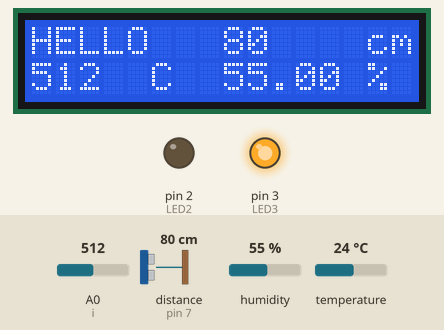
The sketch below on a simulated Arduino Uno, built with avr-gcc and run on an emulated ATmega328P. On the bench: 16×2 character LCD, output pins drawn as LEDs (lit = HIGH). Wiring (inferred from the names in the program): ultrasonic range finder: trigger pin 7; echo pin 7. Inputs (shaded band) come from the test bench; at power-on: distance to the obstacle (sensor on pin 7) 80 cm, humidity 55 %, A0 (i) = 512, temperature 24 °C. The echo pulse lasts 58.3 µs per cm; pins used as bus, display or sensor lines are not drawn; what the sketch prints to the serial monitor is not drawn.

Above: at 1.2 s.
1.3 s: distance to the obstacle (sensor on pin 7) set to 4 cm
At 4.1 s:
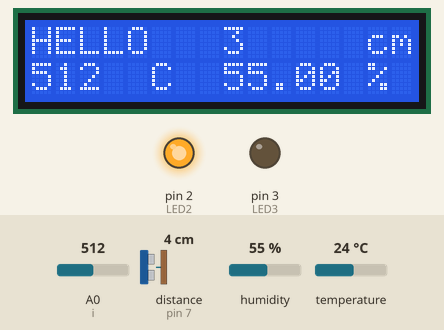
4.4 s: distance to the obstacle (sensor on pin 7) set to 9 cm
At 5.5 s:
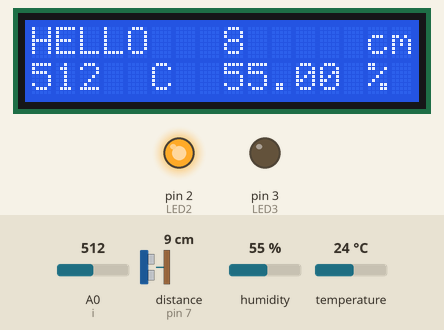
6.1 s: distance to the obstacle (sensor on pin 7) set to 12 cm
At 7.0 s:
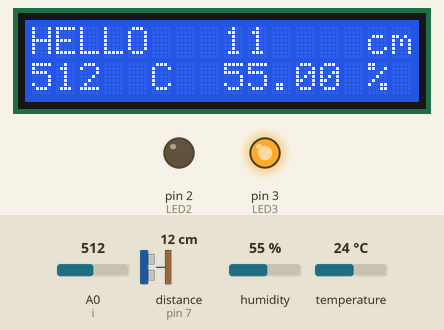
7.9 s: humidity set to 88 %
At 9.5 s:
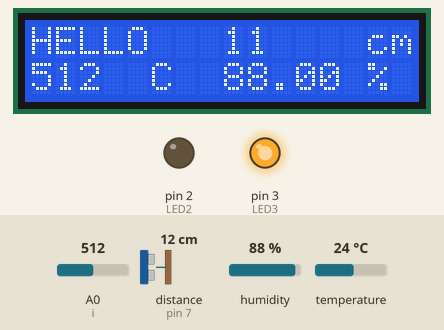
10.1 s: distance to the obstacle (sensor on pin 7) set to 197 cm
At 11.8 s:
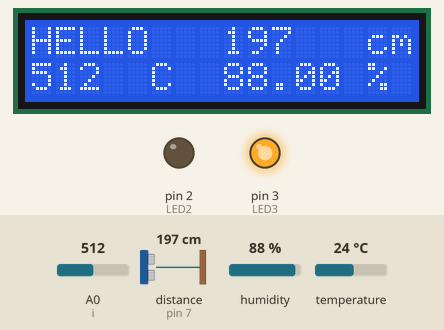
12.4 s: distance to the obstacle (sensor on pin 7) set to 205 cm
At 14.9 s:
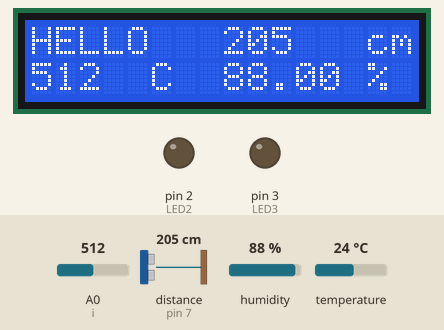
Timing chart, 0 to 16.4 s (numbered marks = the images above; inputs shaded):
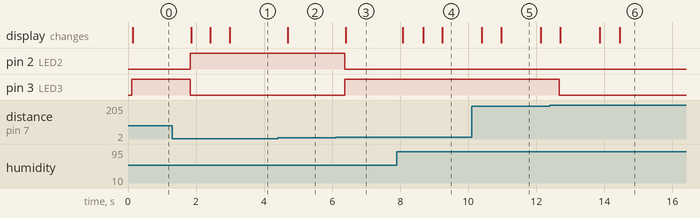

Measured:
- the behaviour switches between 10 and 11 cm on distance to the obstacle (sensor on pin 7) (found by bisection; images 2 and 3)
- the behaviour switches between 199 and 200 cm on distance to the obstacle (sensor on pin 7) (found by bisection; images 5 and 6)
- after the input at 1.3 s, pin 2 (LED2): LOW → HIGH after 0.53 s; pin 3 (LED3): HIGH → LOW after 0.53 s; the display: changes after 0.56 s (image 1)
- after the input at 4.4 s, the display: changes after 0.30 s (image 2)
- after the input at 6.1 s, pin 2 (LED2): HIGH → LOW after 0.27 s; pin 3 (LED3): LOW → HIGH after 0.27 s; the display: changes after 0.30 s (image 3)
- after the input at 7.9 s, the display: changes after 0.17 s (image 4)
- after the input at 10.1 s, the display: first changes after 0.29 s (image 5 shows a later state)
- after the input at 12.4 s, pin 3 (LED3): HIGH → LOW after 0.28 s; the display: changes after 0.31 s (image 6)

The sketch:

C-call-photo.ino
```cpp
//chen2017/12/18
#include <SoftwareSerial.h>
#include <Wire.h>
//#include <Thermistor.h>
//Thermistor temp(0);
#include <LiquidCrystal_I2C.h>
#include <dht.h>
#define dht_dpin 8
dht DHT;
LiquidCrystal_I2C lcd(0x27, 2, 1, 0, 4, 5, 6, 7, 3, POSITIVE);//SDA->A4SCL->A5
SoftwareSerial I2CBT(10,11);//定義PIN10及PIN11分別為RX及TX腳位
//byte serialA;
const int pingPin = 7;
int LED1 = 1;
int LED2 = 2;
int LED3 = 3;
int i= A0;
void setup(){
    Serial.begin(9600);
    I2CBT.begin(9600);
    Serial.println("Humidity and temperature\n\n");
   lcd.begin(16,2);
    /*lcd.backlight();
    delay(250);*/
  lcd.noBacklight();
 //delay(250);
  lcd.backlight();
  lcd.setCursor(0,0);
  lcd.print("HELLO");
 // delay(100);
  pinMode(LED1, OUTPUT);
  pinMode(LED2, OUTPUT);
  pinMode(LED3, OUTPUT);
}
long microsecondsToInches(long microseconds) {
  // According to Parallax's datasheet for the PING))), there are
  // 73.746 microseconds per inch (i.e. sound travels at 1130 feet per
  // second).  This gives the distance travelled by the ping, outbound
  // and return, so we divide by 2 to get the distance of the obstacle.
  // See: http://www.parallax.com/dl/docs/prod/acc/28015-PING-v1.3.pdf
  return microseconds / 74 / 2;
}
long microsecondsToCentimeters(long microseconds) {
  // The speed of sound is 340 m/s or 29 microseconds per centimeter.
  // The ping travels out and back, so to find the distance of the
  // object we take half of the distance travelled.
  return microseconds / 29 / 2;
}
void loop (){
  int d =analogRead(i);
  DHT.read11(dht_dpin);
  lcd.setCursor(0,1);
  //lcd.print(DHT.temperature);
  lcd.print(d);
  //delay(100);
  lcd.setCursor(5,1);
  lcd.print("C");
 // delay(100);
  lcd.setCursor(8,1);
  lcd.print(DHT.humidity);
  lcd.setCursor(14,1);
  lcd.print("%");
  //delay(100);
Serial.print("i ");
Serial.print(i);
Serial.print("Humidity = ");
Serial.print(DHT.humidity);
Serial.print("% ");
Serial.print("temperature = ");
Serial.print(DHT.temperature);
Serial.println("C ");
  //int temperature = temp.getTemp();
   /*byte Data[2];                         //此變數為封包
   byte cmmd[20];
   int insize;
   int i=DHT.temperature;//讀取感應器值
   serialA=I2CBT.read();                 //接收 Android 藍芽資料

   //   將感應器數值包成封包，由於類比腳位的值為0~1023，加上'a'，因此使用了三個Byte來傳送。
   //   readingIR 除以 256 以及對 256 取餘數就是以位元組（8 bits）為單位來拆封包噢！
   Data[0]='a';                    //確認碼
   //Data[1]=readingTemp/256;
   Data[1]=i/256;
   //Data[2]=readingTemp%256;
   Data[2]=i%256;
   Serial.println(i);    //顯示感應器數值
   if (serialA == 49){    //判斷從手機接收到的訊號是否為"49"
   /* 傳送封包 */
  /* for(int j=0;j<2;j++)
     I2CBT.write(Data[j]);
   serialA=0;
   }
   delay(100);*/
  // establish variables for duration of the ping,
  // and the distance result in inches and centimeters:
  long duration, inches, cm;

  // The PING))) is triggered by a HIGH pulse of 2 or more microseconds.
  // Give a short LOW pulse beforehand to ensure a clean HIGH pulse:
  pinMode(pingPin, OUTPUT);
  digitalWrite(pingPin, LOW);
  delayMicroseconds(2);
  digitalWrite(pingPin, HIGH);
  delayMicroseconds(5);
  digitalWrite(pingPin, LOW);
  // The same pin is used to read the signal from the PING))): a HIGH
  // pulse whose duration is the time (in microseconds) from the sending
  // of the ping to the reception of its echo off of an object.
  pinMode(pingPin, INPUT);
  duration = pulseIn(pingPin, HIGH);
  // convert the time into a distance
  inches = microsecondsToInches(duration);
  cm = microsecondsToCentimeters(duration);
  Serial.print(inches);
  Serial.print("in, ");
  Serial.print(cm);
  Serial.print("cm");
  Serial.println();

  if (cm<10){
    lcd.setCursor(9,0);
    lcd.print(" ");
    lcd.setCursor(10,0);
    lcd.print(" ");
     digitalWrite(LED1, LOW);
     digitalWrite(LED2, HIGH);
     digitalWrite(LED3, LOW);
  }else if(cm<100){
    lcd.setCursor(10,0);
    lcd.print(" ");
    digitalWrite(LED1, LOW);
     digitalWrite(LED2, LOW);
     digitalWrite(LED3, HIGH);
  }  else if (cm>200){
   digitalWrite(LED1, HIGH);
   digitalWrite(LED2, LOW);
   digitalWrite(LED3, LOW);
      }
  lcd.setCursor(8,0);
  lcd.print(cm);
  lcd.setCursor(14,0);
  lcd.print("cm");
 // delay(100);
  String a="H:"+String(DHT.humidity)+"\n"+"T:"+String(DHT.temperature)+"\n"+"cm"+String(cm);
  /* String a="H:";
   a+=String(DHT.humidity);
   a+="\n";
   a+="T:";
   a+=String(DHT.temperature);
   a+="\n";
   a+="cm:";
   a+=String(cm);*/
   I2CBT.print(a);
   delay(500);
}
```
